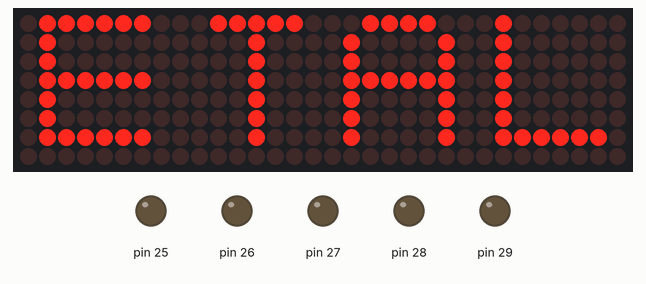
Simulated run of this sketch. Board: Arduino Mega 2560, built with avr-gcc and run on an emulated ATmega2560. On the bench: 32×8 LED matrix, output pins drawn as LEDs (lit = HIGH). Wiring (from diagram.json): 4 × MAX7219 LED driver: data pin 22; clock pin 23; CS pin 24. Pins used as bus, display or sensor lines are not drawn.

Above: at 0.1 s.

The sketch:

ETALVIS_Problem_15_04.ino
```cpp
//Embedded Systems programming - GPIO
//Dot Matrix Control Problems
//use max 7219-matrix DOTMATRIX
//use PORT A
//self Assessment set -15 Problem 04
//DISPLAY ETAL
#include "max7219.h"
#include "font.h"

void setup(void) {
  max7219_init();

  for (unsigned char row = 1; row <= 8; row++) {
    max7219_send_all(row,

                     letterL[row - 1],   // Rightmost: 'L'
                     letterA[row - 1],  // Then 'A'
                     letterT[row - 1],  // Then 'T'
                     letterE[row - 1]  // Leftmost: 'E'
                    );

  }
}
void loop() {
  // Static display — nothing to animate (yet!)
}
```

font.h
```cpp
#ifndef FONT_H
#define FONT_H

unsigned char letterE[8] = {
    0b01111110,
    0b00000010,
    0b00000010,
    0b01111110,
    0b00000010,
    0b00000010,
    0b01111110,
    0b00000000
};

unsigned char letterT[8] = {
    0b01111100,
    0b00010000,
    0b00010000,
    0b00010000,
    0b00010000,
    0b00010000,
    0b00010000,
    0b00000000
};

unsigned char letterA[8] = {
    0b00111100,
    0b01000010,
    0b01000010,
    0b01111110,
    0b01000010,
    0b01000010,
    0b01000010,
    0b00000000
};

unsigned char letterL[8] = {
    0b00000010,
    0b00000010,
    0b00000010,
    0b00000010,
    0b00000010,
    0b00000010,
    0b01111110,
    0b00000000
};

#endif
```

max7219.c
```cpp
#include "max7219.h"

volatile char *porta = (volatile char *)0x22;
volatile char *ddra  = (volatile char *)0x21;

#define DIN_BIT 0
#define CLK_BIT 1
#define CS_BIT  2

void max7219_send_all(unsigned char addr, unsigned char d1, unsigned char d2,
                      unsigned char d3, unsigned char d4) {
    unsigned char data[4] = {d1, d2, d3, d4};

    *porta &= ~(1 << CS_BIT);

    for (char m = 3; m >= 0; m--) {
        unsigned int packet = (addr << 8) | data[m];
        for (char i = 0; i < 16; i++) {
            if (packet & 0x8000)
                *porta |= (1 << DIN_BIT);
            else
                *porta &= ~(1 << DIN_BIT);

            *porta &= ~(1 << CLK_BIT);
            for (volatile int d = 0; d < 10; d++);
            *porta |= (1 << CLK_BIT);
            packet <<= 1;
        }
    }

    *porta |= (1 << CS_BIT);
}

void max7219_init(void) {
    *ddra = 0xFF;
    *porta = (1 << CS_BIT);

    for (char i = 0; i < 4; i++) {
        max7219_send_all(0x0C, 0x01, 0x01, 0x01, 0x01);
        max7219_send_all(0x09, 0x00, 0x00, 0x00, 0x00);
        max7219_send_all(0x0A, 0x08, 0x08, 0x08, 0x08);
        max7219_send_all(0x0B, 0x07, 0x07, 0x07, 0x07);
        max7219_send_all(0x0F, 0x00, 0x00, 0x00, 0x00);
    }

    max7219_clear();
}

void max7219_clear(void) {
    for (unsigned char row = 1; row <= 8; row++) {
        max7219_send_all(row, 0x00, 0x00, 0x00, 0x00);
    }
}
```

max7219.h
```cpp
#ifndef MAX7219_H
#define MAX7219_H

#ifdef __cplusplus
extern "C" {
#endif

void max7219_init(void);
void max7219_clear(void);
void max7219_send_all(unsigned char address, unsigned char d1, unsigned char d2,
                      unsigned char d3, unsigned char d4);

#ifdef __cplusplus
}
#endif

#endif
```
